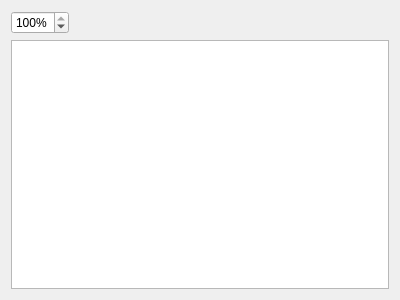
<?xml version="1.0" encoding="UTF-8"?>
<ui version="4.0">
 <class>View</class>
 <widget class="QWidget" name="View">
  <property name="geometry">
   <rect>
    <x>0</x>
    <y>0</y>
    <width>400</width>
    <height>300</height>
   </rect>
  </property>
  <property name="windowTitle">
   <string>Form</string>
  </property>
  <layout class="QVBoxLayout" name="verticalLayout">
   <item>
    <layout class="QHBoxLayout" name="horizontalLayout">
     <item>
      <widget class="QSpinBox" name="scale_">
       <property name="keyboardTracking">
        <bool>false</bool>
       </property>
       <property name="suffix">
        <string>%</string>
       </property>
       <property name="minimum">
        <number>20</number>
       </property>
       <property name="maximum">
        <number>100</number>
       </property>
       <property name="singleStep">
        <number>10</number>
       </property>
       <property name="value">
        <number>100</number>
       </property>
      </widget>
     </item>
     <item>
      <spacer name="horizontalSpacer">
       <property name="orientation">
        <enum>Qt::Horizontal</enum>
       </property>
       <property name="sizeHint" stdset="0">
        <size>
         <width>40</width>
         <height>20</height>
        </size>
       </property>
      </spacer>
     </item>
    </layout>
   </item>
   <item>
    <widget class="QGraphicsView" name="graphics_view_"/>
   </item>
  </layout>
 </widget>
 <resources/>
 <connections/>
</ui>
